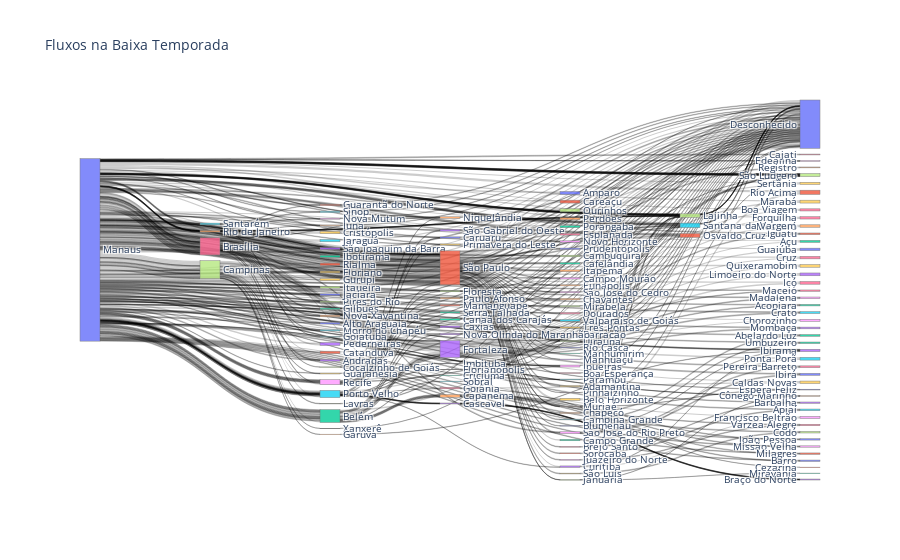

The code cell stored with this chart in its notebook:
### Code cell
dados = rotas_ordenadas

# Preparando os dados para o gráfico Sankey
labels_alta = pd.concat([
    dados['ori_muni_name_df2'], dados['des_muni_name_df2'],
    dados['muni_1_df2_nome'], dados['muni_2_df2_nome'], dados['muni_3_df2_nome']
]).unique()

# Criando um mapeamento de nomes para índices
label_to_index_alta = {label: idx for idx, label in enumerate(labels_alta)}

# Preparando as fontes, destinos e valores para os fluxos
sources_alta = dados.apply(lambda row: label_to_index_alta[row['ori_muni_name_df2']], axis=1)
targets_alta = dados.apply(lambda row: label_to_index_alta[row['des_muni_name_df2']], axis=1)
values_alta = dados['value_df2']

# Nodes intermediários
sources_intermediarios_alta = pd.concat([
    dados.apply(lambda row: label_to_index_alta[row['ori_muni_name_df2']], axis=1),
    dados.apply(lambda row: label_to_index_alta[row['muni_1_df2_nome']], axis=1),
    dados.apply(lambda row: label_to_index_alta[row['muni_2_df2_nome']], axis=1)
])

targets_intermediarios_alta = pd.concat([
    dados.apply(lambda row: label_to_index_alta[row['muni_1_df2_nome']], axis=1),
    dados.apply(lambda row: label_to_index_alta[row['muni_2_df2_nome']], axis=1),
    dados.apply(lambda row: label_to_index_alta[row['muni_3_df2_nome']], axis=1)
])

values_intermediarios_alta = pd.concat([
    dados['value_df2'], dados['value_df2'], dados['value_df2']
])

# Juntando fontes, destinos e valores dos fluxos principais com os intermediários
sources_alta_final = pd.concat([sources_alta, sources_intermediarios_alta])
targets_alta_final = pd.concat([targets_alta, targets_intermediarios_alta])
values_alta_final = pd.concat([values_alta, values_intermediarios_alta])

# Criando e configurando o gráfico Sankey para a alta temporada
fig_baixa = go.Figure(data=[go.Sankey(
    node=dict(
        pad=15,
        thickness=20,
        line=dict(color="gray", width=0.5),
        label=labels_alta
    ),
    link=dict(              
        source=sources_alta_final.to_list(),
        target=targets_alta_final.to_list(),
        value=values_alta_final.to_list()
    ))])

fig_baixa.update_layout(title_text="Fluxos na Baixa Temporada", font_size=10)

fig_baixa.show()

### Figure 1 — Plotly figure (JSON) as saved in the notebook; plotly's stock layout.template omitted (floating-point values rounded to 4 significant figures; data arrays with more than 128 entries replaced by an {"elided": "..."} marker saying what was removed)
{"data": [{"link": {"source": {"elided": "508 int values"}, "target": {"elided": "508 int values"}, "value": {"elided": "508 float values"}}, "node": {"label": {"elided": "145 str values"}, "line": {"color": "gray", "width": 0.5}, "pad": 15, "thickness": 20}, "type": "sankey"}], "layout": {"font": {"size": 10}, "title": {"text": "Fluxos na Baixa Temporada"}}}
